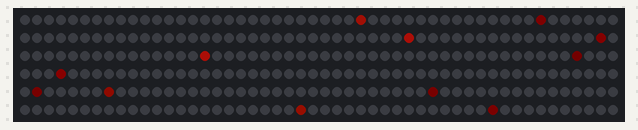
Bench run of a sketch on a simulated Arduino Uno, built with avr-gcc and run on an emulated ATmega328P. On the bench: 300 RGB LEDs in strip order, left to right, continuing on the next row. Dim RGB values are drawn brighter than linear.

Above: at 3.46 s.

The sketch:

beat8.ino
```cpp
//***************************************************************
// beat8 example.  Moves pixel position based on beat8.
//
// -Marc Miller, Jan 2016
// Updated Feb 2016 - made move speed and fade rate variables.
//***************************************************************

#include "FastLED.h"
#define LED_TYPE APA102
#define DATA_PIN 7
#define CLOCK_PIN 14
#define NUM_LEDS 300
#define COLOR_ORDER BGR
#define BRIGHTNESS 50
CRGB leds[NUM_LEDS];

uint8_t gHue = 0;  // Used to cycle through rainbow.
uint8_t moveSpeed = 10;  // Higher value moves pixel faster.
uint8_t fadeRate = 80;  // Use lower value to give a fading tail.


//---------------------------------------------------------------
void setup()
{
  Serial.begin(115200);  // Allows serial monitor output (check baud rate)
  delay(3000);  // 3 second delay
  FastLED.addLeds<LED_TYPE, DATA_PIN, CLOCK_PIN, COLOR_ORDER>(leds, NUM_LEDS).setCorrection(TypicalLEDStrip);
  FastLED.setBrightness(BRIGHTNESS);
}


//---------------------------------------------------------------
void loop()
{
  EVERY_N_MILLISECONDS( 50 ) { gHue++; }  // Slowly cycle through the rainbow

  beat8_tail();  // Subroutine to move the pixel!

  FastLED.show();  // Display the pixels.

}//end main loop


//===============================================================
void beat8_tail()
{
  EVERY_N_MILLISECONDS( 5 ) {
    fadeToBlackBy( leds, NUM_LEDS, fadeRate);  // Fade out pixels.
  }
  uint16_t pos = beat16(moveSpeed) % NUM_LEDS;  // modulo the position to be within NUM_LEDS
  leds[pos] = CHSV( gHue, 200, 255);
  //Serial.print("pos: "); Serial.println(pos);
}


//---------------------------------------------------------------
//EOF
```
